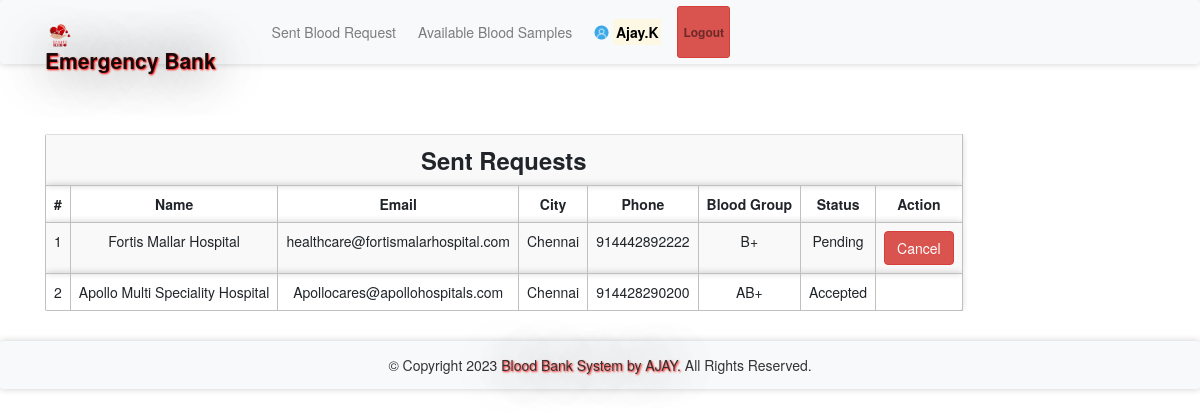
/sentrequest.php (signed in), run on the app's committed database.
### tables this page shows
CREATE TABLE `bloodrequest` (
  `reqid` int(11) NOT NULL,
  `hid` int(11) NOT NULL,
  `rid` int(11) NOT NULL,
  `bg` varchar(11) NOT NULL,
  `status` varchar(100) NOT NULL DEFAULT 'Pending'
);

CREATE TABLE `hospitals` (
  `id` int(11) NOT NULL,
  `hname` varchar(100) NOT NULL,
  `hemail` varchar(100) NOT NULL,
  `hpassword` varchar(100) NOT NULL,
  `hphone` varchar(100) NOT NULL,
  `hcity` varchar(100) NOT NULL
);

### message.php (called while the page is built, shortened)
<?php $counter=0; if(isset($_GET['msg'])) { ?>
	<div class="col-5 alert alert alert-success alert-dismissible fade show card" id="message">
		<button type="button" class="close" data-dismiss="alert" title="close">&times;</button><?php echo $_GET['msg'];?>
	</div>
<?php }?>

### sentrequest.php (the view, shortened to what this page needs)
<?php
require 'file/connection.php';
  if(!isset($_SESSION['rid']))
  {
  header('location:login.php');
  }
  else {
    $rid = $_SESSION['rid'];
    $sql = "select bloodrequest.*, hospitals.* from bloodrequest, hospitals where rid='$rid' && bloodrequest.hid=hospitals.id";
    $result = mysqli_query($conn, $sql);
?>
<!DOCTYPE html>
<html>
<?php require 'head.php'; ?>
<body>
	<?php require 'header.php'; ?>
	<div class="container cont">
		<?php require 'message.php'; ?>
	<table class="table table-responsive table-striped rounded mb-5">
		<tr><th colspan="8" class="title">Sent requests</th></tr>
		<tr>
			<th>#</th>
			<th>Name</th>
			<th>Email</th>
			<th>City</th>
			<th>Phone</th>
			<th>Blood Group</th>
			<th>Status</th>
			<th>Action</th>
		</tr>
		<?php while($row = mysqli_fetch_array($result)) { ?>
		<tr>
			<td><?php echo ++$counter;?></td>
			<td><?php echo $row['hname'];?></td>
			<td><?php echo $row['hemail'];?></td>
			<td><?php echo $row['hcity'];?></td>
			<td><?php echo $row['hphone'];?></td>
			<td><?php echo $row['bg'];?></td>
			<td><?php echo $row['status'];?></td>
			<td><?php if($row['status'] == 'Accepted'){ ?>
			<?php }
			else{ ?>
				<a href="file/cancel.php?reqid=<?php echo $row['reqid'];?>" class="btn btn-danger">Cancel</a>
			<?php } ?>
			</td>
		</tr>
		<?php } ?>
	</table>
</div>
    <?php require 'footer.php'; ?>
</body>
</html>
<?php } ?>

### css/style.css (style rules this page uses)
.cont { padding-top: 40px; text-align: justify; font-size: 1em; }
.card ,nav, .footer,tr,video { border-radius: 3px; transition: all 200ms ease-out; box-shadow: 0px 0px 7px rgba(0, 0, 0, 0.2); }
tr,th,td { border:0.1px solid silver; text-align: center; }
.title { font-weight: bold; font-size: 1.7em; text-transform: capitalize; text-align: center; }
a:link { text-decoration: none; }

### data on the page
bloodrequest: hospitals.hname "Fortis Mallar Hospital", hospitals.hemail "healthcare@fortismalarhospital.com", hospitals.hcity "Chennai", hospitals.hphone "914442892222", bg "B+", status "Pending"
bloodrequest: hospitals.hname "Apollo Multi Speciality Hospital", hospitals.hemail "Apollocares@apollohospitals.com", hospitals.hcity "Chennai", hospitals.hphone "914428290200", bg "AB+", status "Accepted"

### other printed values
$_SESSION['rname'] "Ajay.K"
